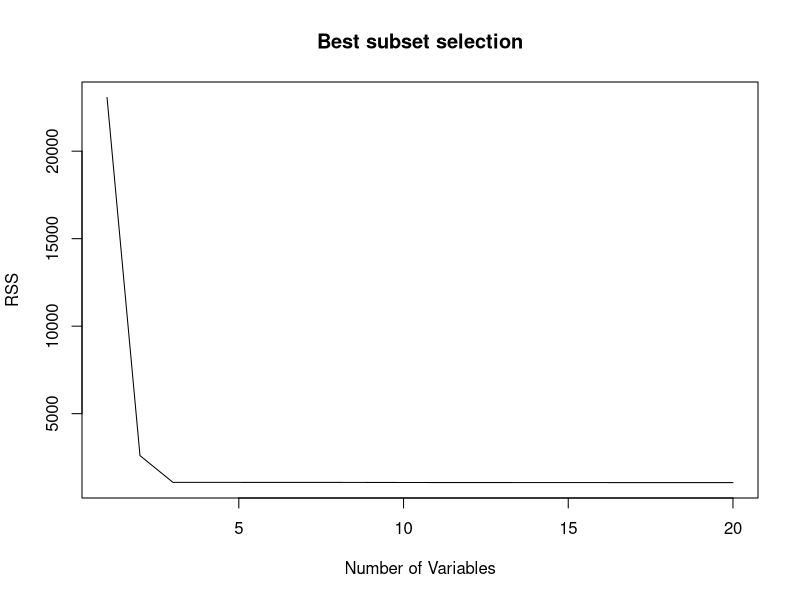
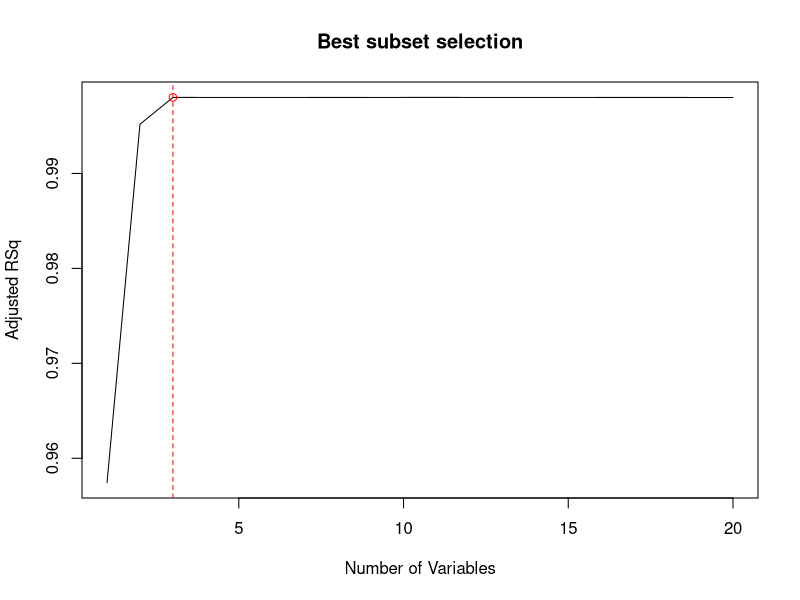
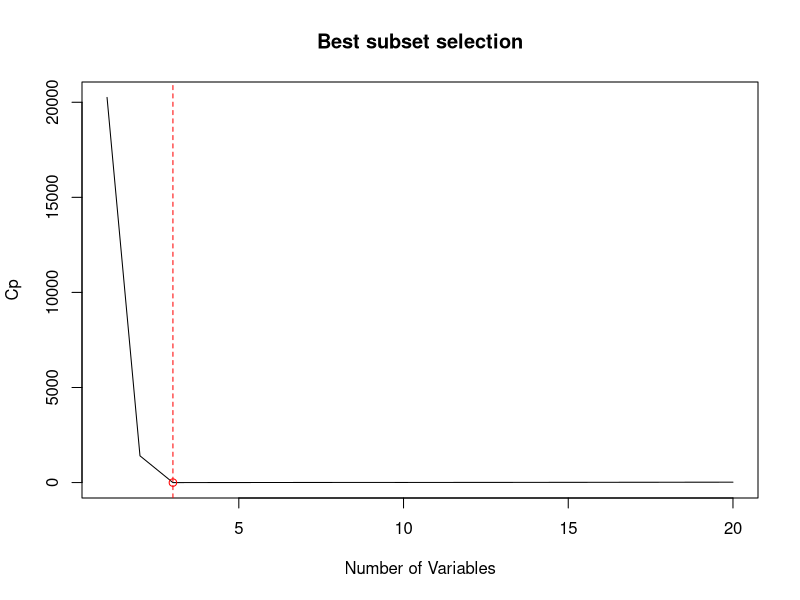
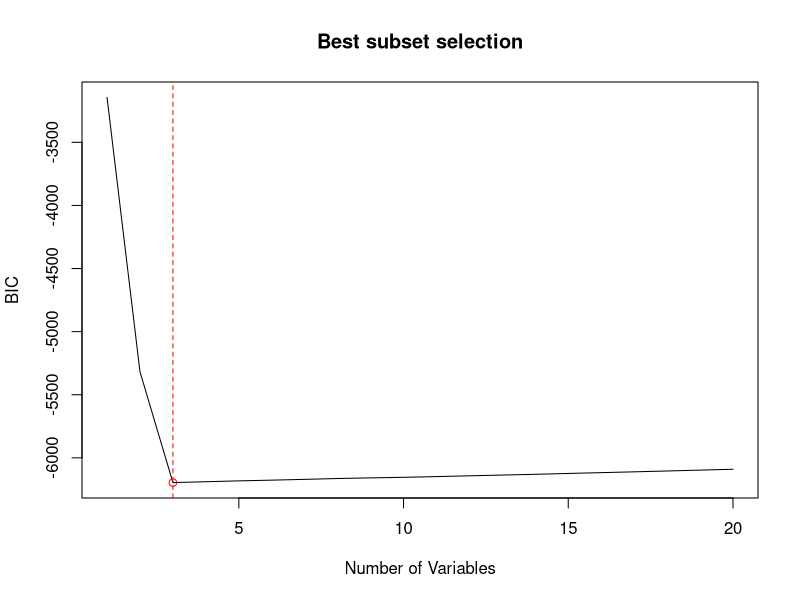
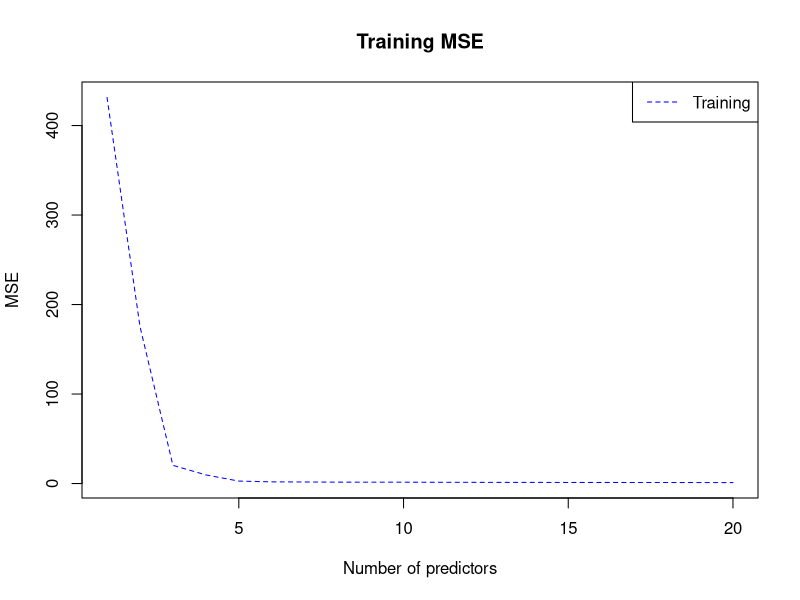
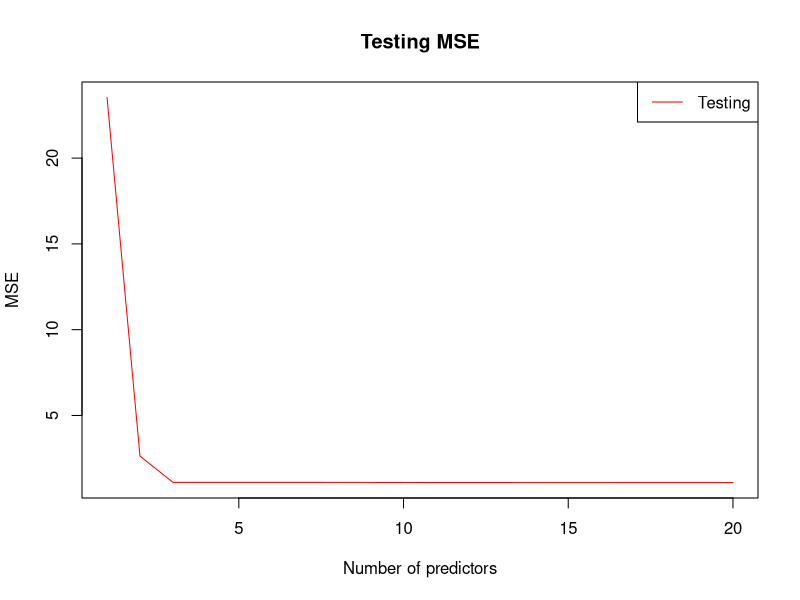
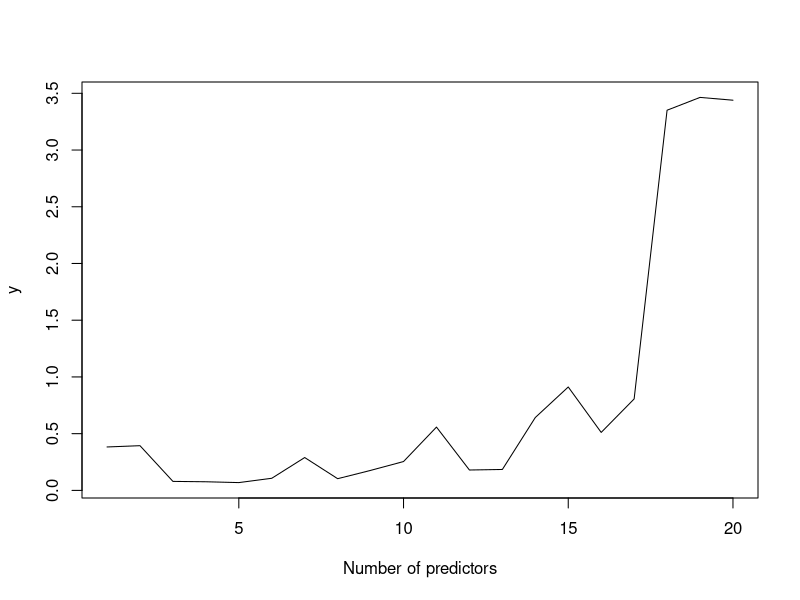

Here is the R script that generated these plots, in order:
# (a)
rm(list=ls())
set.seed(1)
p = 20
n = 1000
X = rnorm(n, mean = 0, sd = 1)
e = rnorm(n, mean = 0, sd = 1)
c = seq(from = 1, to = 20, length.out = p)
beta = rep(0, p)
beta0 = 1
beta[1] = 2
beta[2] = 3
beta[3] = 5
Y = beta0 + beta[1]*X + beta[2]*X^2 + beta[3]*X^3 + e

# (b)
simulatedData = data.frame(
  response = Y,
  X_1 = X^c[1],
  X_2 = X^c[2],
  X_3 = X^c[3],
  X_4 = X^c[4],
  X_5 = X^c[5],
  X_6 = X^c[6],
  X_7 = X^c[7],
  X_8 = X^c[8],
  X_9 = X^c[9],
  X_10 = X^c[10],
  X_11 = X^c[11],
  X_12 = X^c[12],
  X_13 = X^c[13],
  X_14 = X^c[14],
  X_15 = X^c[15],
  X_16 = X^c[16],
  X_17 = X^c[17],
  X_18 = X^c[18],
  X_19 = X^c[19],
  X_20 = X^c[20],
  stringsAsFactors = FALSE
)
str(simulatedData) # Get the structure of the data frame.
# training set containing 100 observations, 1/10
smp_size = floor(0.1 * nrow(simulatedData))
train_ind = sample(seq_len(nrow(simulatedData)), size = smp_size)
# select train data and test data
train = simulatedData[train_ind, ]
# test = simulatedData[-train_ind, ]
test = model.matrix(~., data=simulatedData[-train_ind, ])
# test = as.data.frame(test)

# (c)
library(leaps)
# perform best subset selection, using 20 predictors
regfit.full = regsubsets(response~.,simulatedData,nvmax = p)
reg.summary = summary(regfit.full)
# RSS
plot(reg.summary$rss,main="Best subset selection",xlab="Number of Variables",ylab="RSS",type = "l")
# Adjusted RSq
plot(reg.summary$adjr2,main="Best subset selection",xlab="Number of Variables",ylab="Adjusted RSq",type = "l")
abline(v=which.max(reg.summary$adjr2), lty=2, col="red")
points(which.max(reg.summary$adjr2),reg.summary$adjr2[which.max(reg.summary$adjr2)],col="red")
coef(regfit.full,which.max(reg.summary$adjr2))
# Cp
plot(reg.summary$cp,main="Best subset selection",xlab="Number of Variables",ylab="Cp",type = "l")
abline(v=which.min(reg.summary$cp), lty=2, col="red")
points(which.min(reg.summary$cp),reg.summary$cp[which.min(reg.summary$cp)],col="red")
coef(regfit.full,which.min(reg.summary$cp))
# BIC
plot(reg.summary$bic,main="Best subset selection",xlab="Number of Variables",ylab="BIC",type = "l")
abline(v=which.min(reg.summary$bic), lty=2, col="red")
points(which.min(reg.summary$bic),reg.summary$bic[which.min(reg.summary$bic)],col="red")
coef(regfit.full,which.min(reg.summary$bic))

# the training set MSE associated with the best model of each size
plot(regfit.full$rss[-1]/n,main="Training MSE", xlab="Number of predictors", ylab = "MSE", col = "blue", type = "l", lty=2)
legend("topright", legend = "Training", col = "blue", lty=2)
which.min(regfit.full$rss[-1]/n)

# (d)
# Plot the test set MSE associated with the best model of each size
test.full.MSE = rep(NA, p) # test set MSE
for (i in 1:p) {
  coefi = coef(regfit.full, id = i)
  pred = test[, names(coefi)] %*% coefi
  test.full.MSE[i] = mean((test[, "response"] - pred)^2)
}
plot(test.full.MSE, main="Testing MSE", xlab="Number of predictors", ylab = "MSE", col = "red", type = "l", lty=1)
legend("topright", legend = "Testing", col = "red", lty=1)

# (e)
which.min(test.full.MSE)
coef(regfit.full, id = which.min(test.full.MSE))

# (g)
y = rep(NA, p)
for (r in 1:p){
  temp = 0
  coefi = coef(regfit.full,id=r) # intercept, X_1, X_2,...
  for (j in names(coefi)[-1]){
    num = type.convert(substr(j,3,4), 'int')
    temp = temp + (beta[num] - coefi[[j]])^2
  }
  y[r] = temp
}
y = sqrt(y)

plot(y, xlab="Number of predictors", ylab = "y", col = "black", type = "l", lty=1)
